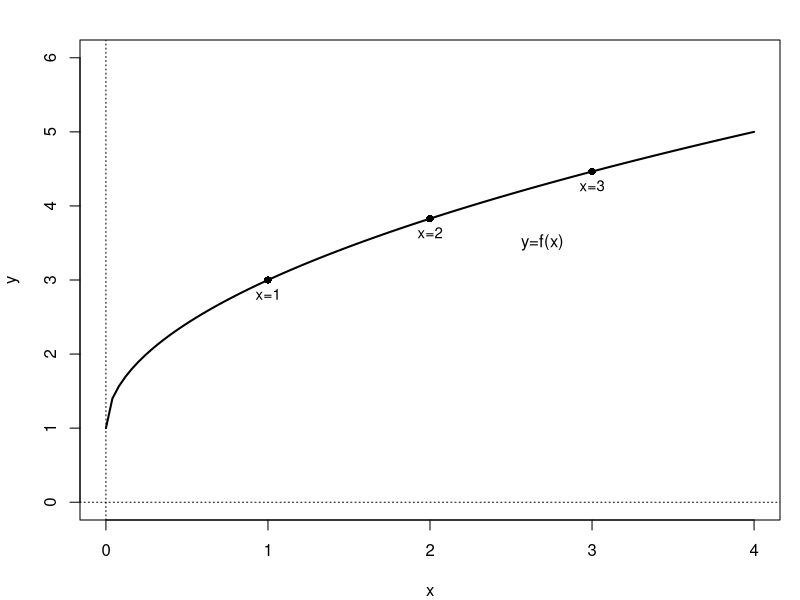
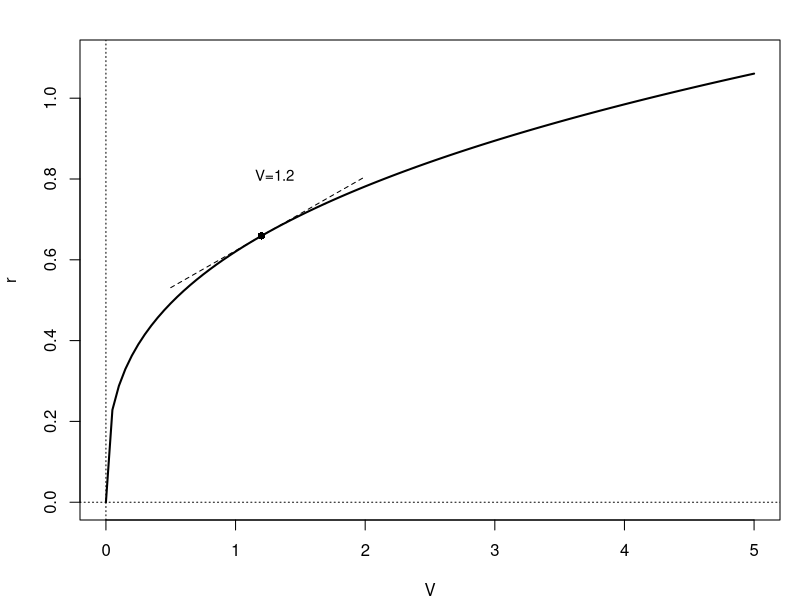
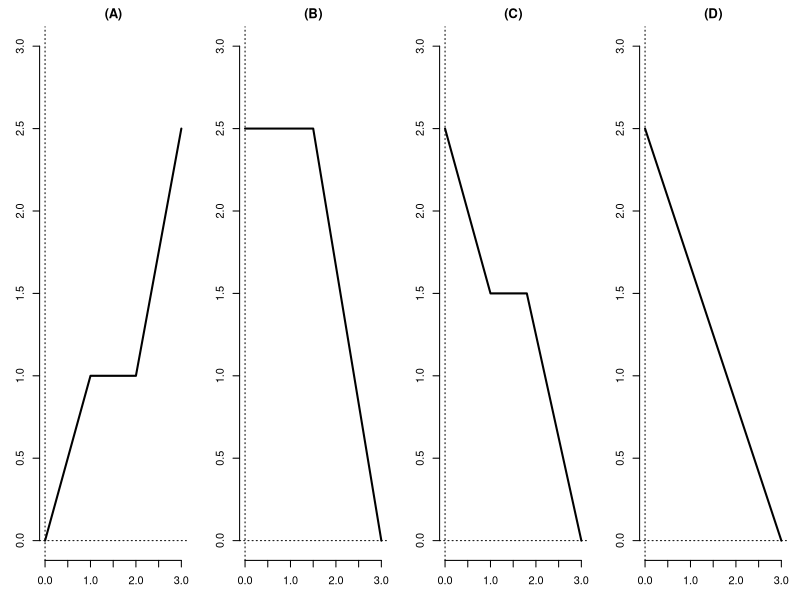
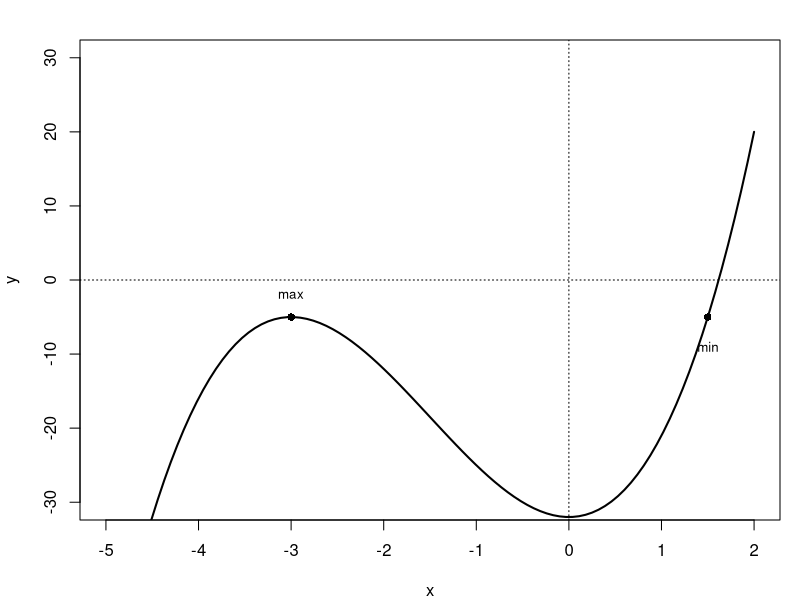
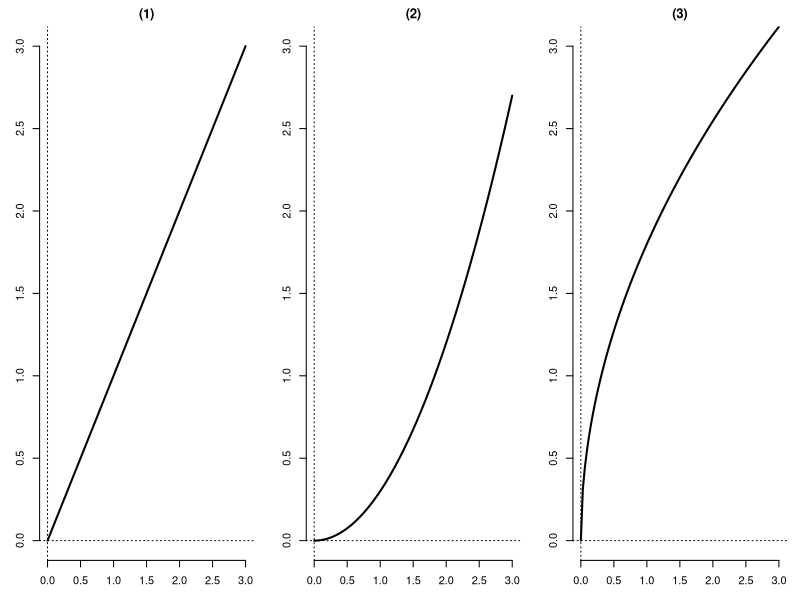
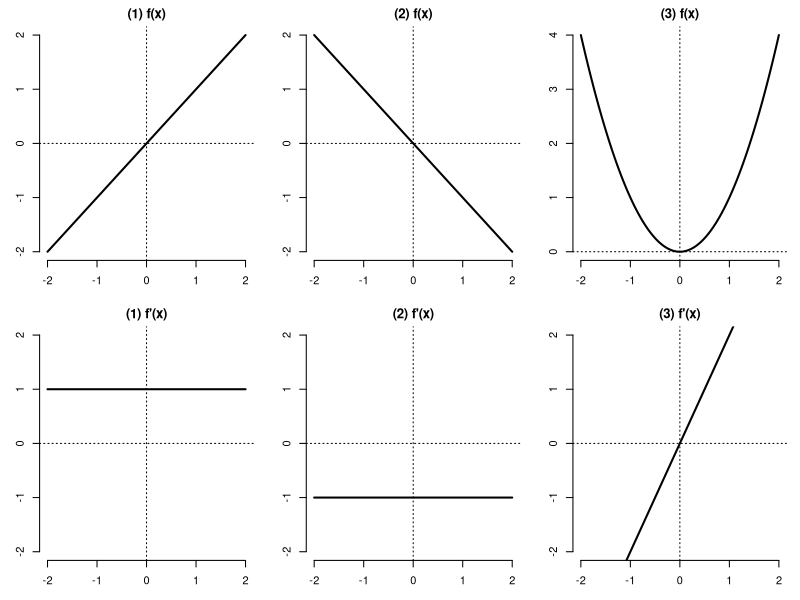
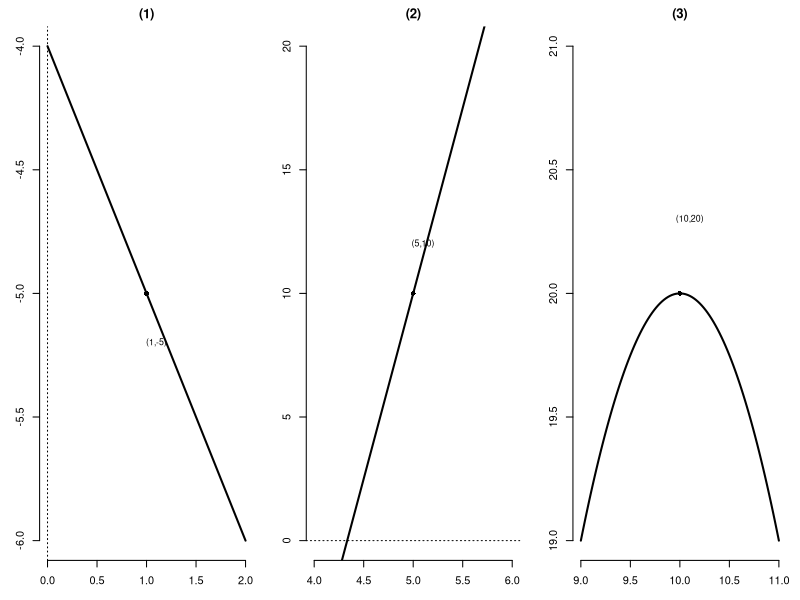

Source code (R) for these figures, in order:
setwd("C:/Users/18904/Github/senior-mathematics/codes")
if(!dir.exists("../figures"))dir.create("../figures")

# ---------- week75-1: Exercise 5.1 Q11, concave-down increasing curve, x=1,2,3 ----------
draw1 = function(){
  par(mfrow=c(1,1), mar=c(4,4,2,1))
  f = function(x) 2*sqrt(x) + 1
  curve(f, 0, 4, lwd=2, xlab="x", ylab="y", main="", ylim=c(0,6))
  abline(h=0, v=0, lty=3)
  for(x0 in 1:3){
    points(x0, f(x0), pch=16)
    text(x0, f(x0)-0.4, paste0("x=",x0), pos=3, cex=0.9)
  }
  text(2.5, 3.5, "y=f(x)", pos=4)
}
cairo_pdf("../figures/week75-1.pdf", width=4, height=4, family="SimSun"); draw1(); dev.off()
svglite::svglite("../figures/week75-1.svg", width=4, height=4); draw1(); dev.off()

# ---------- week75-2: Exercise 5.1 Q13, r(V)=cuberoot(3V/4pi), V in [0,5] ----------
draw2 = function(){
  par(mfrow=c(1,1), mar=c(4,4,2,1))
  r = function(V) (3*V/(4*pi))^(1/3)
  curve(r, 0, 5, lwd=2, xlab="V", ylab="r", main="", ylim=c(0,1.1))
  abline(h=0, v=0, lty=3)
  V0 = 1.2
  r0 = r(V0)
  dr = function(V) (1/3)*(3/(4*pi))^(1/3)*V^(-2/3)
  m = dr(V0)
  xs = seq(0.5, 2.0, length=20)
  lines(xs, r0 + m*(xs-V0), lty=2)
  points(V0, r0, pch=16)
  text(V0+0.1, r0+0.15, "V=1.2", cex=0.9)
}
cairo_pdf("../figures/week75-2.pdf", width=4, height=4, family="SimSun"); draw2(); dev.off()
svglite::svglite("../figures/week75-2.svg", width=4, height=4); draw2(); dev.off()

# ---------- week75-3: Exercise 5.1 review Q5, four distance-t options A/B/C/D ----------
draw3 = function(){
  par(mfrow=c(1,4), mar=c(3,3,2,1))
  # (A): from 0 rising, flat then steep
  plot(0,0, type="n", xlim=c(0,3), ylim=c(0,3), xlab="t", ylab="s", main="(A)", axes=FALSE)
  axis(1); axis(2); abline(h=0,v=0,lty=3)
  lines(c(0,1,2,3), c(0,1,1,2.5), lwd=2)
  # (B): from high descending, flat then steep to 0
  plot(0,0, type="n", xlim=c(0,3), ylim=c(0,3), xlab="t", ylab="s", main="(B)", axes=FALSE)
  axis(1); axis(2); abline(h=0,v=0,lty=3)
  lines(c(0,1.5,3), c(2.5,2.5,0), lwd=2)
  # (C): from high descending, flat segment, steep to 0
  plot(0,0, type="n", xlim=c(0,3), ylim=c(0,3), xlab="t", ylab="s", main="(C)", axes=FALSE)
  axis(1); axis(2); abline(h=0,v=0,lty=3)
  lines(c(0,1,1.8,3), c(2.5,1.5,1.5,0), lwd=2)
  # (D): straight line down to 0
  plot(0,0, type="n", xlim=c(0,3), ylim=c(0,3), xlab="t", ylab="s", main="(D)", axes=FALSE)
  axis(1); axis(2); abline(h=0,v=0,lty=3)
  lines(c(0,3), c(2.5,0), lwd=2)
}
cairo_pdf("../figures/week75-3.pdf", width=12, height=4, family="SimSun"); draw3(); dev.off()
svglite::svglite("../figures/week75-3.svg", width=12, height=4); draw3(); dev.off()

# ---------- week75-4: Exercise 5.1 review Q6, wavy f(x) ----------
draw4 = function(){
  par(mfrow=c(1,1), mar=c(4,4,2,1))
  f = function(x) 2*(x+3)^2*(x-1.5) - 5
  curve(f, -5, 2, lwd=2, xlab="x", ylab="y", main="", ylim=c(-30,30))
  abline(h=0, v=0, lty=3)
  points(-3, f(-3), pch=16); text(-3, f(-3)+3, "max", cex=0.8)
  points(1.5, f(1.5), pch=16); text(1.5, f(1.5)-4, "min", cex=0.8)
}
cairo_pdf("../figures/week75-4.pdf", width=4, height=4, family="SimSun"); draw4(); dev.off()
svglite::svglite("../figures/week75-4.svg", width=4, height=4); draw4(); dev.off()

# ---------- week75-5: Exercise 5.1 Q9, three s-t sketches ----------
draw5 = function(){
  par(mfrow=c(1,3), mar=c(3,3,2,1))
  # (1) uniform: straight line through origin
  plot(0,0, type="n", xlim=c(0,3), ylim=c(0,3), xlab="t", ylab="s", main="(1)", axes=FALSE)
  axis(1); axis(2); abline(h=0,v=0,lty=3)
  lines(c(0,3), c(0,3), lwd=2)
  # (2) accelerating: concave up
  plot(0,0, type="n", xlim=c(0,3), ylim=c(0,3), xlab="t", ylab="s", main="(2)", axes=FALSE)
  axis(1); axis(2); abline(h=0,v=0,lty=3)
  curve(0.3*x^2, 0, 3, lwd=2, add=TRUE)
  # (3) decelerating: concave down
  plot(0,0, type="n", xlim=c(0,3), ylim=c(0,3), xlab="t", ylab="s", main="(3)", axes=FALSE)
  axis(1); axis(2); abline(h=0,v=0,lty=3)
  curve(1.8*sqrt(x), 0, 3, lwd=2, add=TRUE)
}
cairo_pdf("../figures/week75-5.pdf", width=12, height=4, family="SimSun"); draw5(); dev.off()
svglite::svglite("../figures/week75-5.svg", width=12, height=4); draw5(); dev.off()

# ---------- week75-6: Exercise 5.1 Q10, 3 f(x) + 3 f'(x) ----------
draw6 = function(){
  par(mfrow=c(2,3), mar=c(3,3,2,1))
  # top row: f(x)
  # (1) rising line
  plot(0,0, type="n", xlim=c(-2,2), ylim=c(-2,2), xlab="", ylab="", main="(1) f(x)", axes=FALSE)
  axis(1); axis(2); abline(h=0,v=0,lty=3)
  lines(c(-2,2), c(-2,2), lwd=2)
  # (2) falling line
  plot(0,0, type="n", xlim=c(-2,2), ylim=c(-2,2), xlab="", ylab="", main="(2) f(x)", axes=FALSE)
  axis(1); axis(2); abline(h=0,v=0,lty=3)
  lines(c(-2,2), c(2,-2), lwd=2)
  # (3) parabola opening up, vertex at origin
  plot(0,0, type="n", xlim=c(-2,2), ylim=c(0,4), xlab="", ylab="", main="(3) f(x)", axes=FALSE)
  axis(1); axis(2); abline(h=0,v=0,lty=3)
  curve(x^2, -2, 2, lwd=2, add=TRUE)
  # bottom row: f'(x)
  # (1) positive constant horizontal
  plot(0,0, type="n", xlim=c(-2,2), ylim=c(-2,2), xlab="x", ylab="", main="(1) f'(x)", axes=FALSE)
  axis(1); axis(2); abline(h=0,v=0,lty=3)
  lines(c(-2,2), c(1,1), lwd=2)
  # (2) negative constant horizontal
  plot(0,0, type="n", xlim=c(-2,2), ylim=c(-2,2), xlab="x", ylab="", main="(2) f'(x)", axes=FALSE)
  axis(1); axis(2); abline(h=0,v=0,lty=3)
  lines(c(-2,2), c(-1,-1), lwd=2)
  # (3) line through origin
  plot(0,0, type="n", xlim=c(-2,2), ylim=c(-2,2), xlab="x", ylab="", main="(3) f'(x)", axes=FALSE)
  axis(1); axis(2); abline(h=0,v=0,lty=3)
  curve(2*x, -2, 2, lwd=2, add=TRUE)
}
cairo_pdf("../figures/week75-6.pdf", width=12, height=8, family="SimSun"); draw6(); dev.off()
svglite::svglite("../figures/week75-6.svg", width=12, height=8); draw6(); dev.off()

# ---------- week75-7: Exercise 5.1 Q12, three local sketches ----------
draw7 = function(){
  par(mfrow=c(1,3), mar=c(3,3,2,1))
  # (1) f(1)=-5, f'(1)=-1: decreasing slope -1
  plot(0,0, type="n", xlim=c(0,2), ylim=c(-6,-4), xlab="x", ylab="y", main="(1)", axes=FALSE)
  axis(1); axis(2); abline(h=0,v=0,lty=3)
  curve(-x-4, 0, 2, lwd=2, add=TRUE)
  points(1, -5, pch=16); text(1.1, -5.2, "(1,-5)", cex=0.8)
  # (2) f(5)=10, f'(5)=15: steep increasing
  plot(0,0, type="n", xlim=c(4,6), ylim=c(0,20), xlab="x", ylab="y", main="(2)", axes=FALSE)
  axis(1); axis(2); abline(h=0,v=0,lty=3)
  curve(15*(x-5)+10, 4, 6, lwd=2, add=TRUE)
  points(5, 10, pch=16); text(5.1, 12, "(5,10)", cex=0.8)
  # (3) f(10)=20, f'(10)=0: horizontal tangent
  plot(0,0, type="n", xlim=c(9,11), ylim=c(19,21), xlab="x", ylab="y", main="(3)", axes=FALSE)
  axis(1); axis(2); abline(h=0,v=0,lty=3)
  curve(-(x-10)^2+20, 9, 11, lwd=2, add=TRUE)
  points(10, 20, pch=16); text(10.1, 20.3, "(10,20)", cex=0.8)
}
cairo_pdf("../figures/week75-7.pdf", width=12, height=4, family="SimSun"); draw7(); dev.off()
svglite::svglite("../figures/week75-7.svg", width=12, height=4); draw7(); dev.off()
